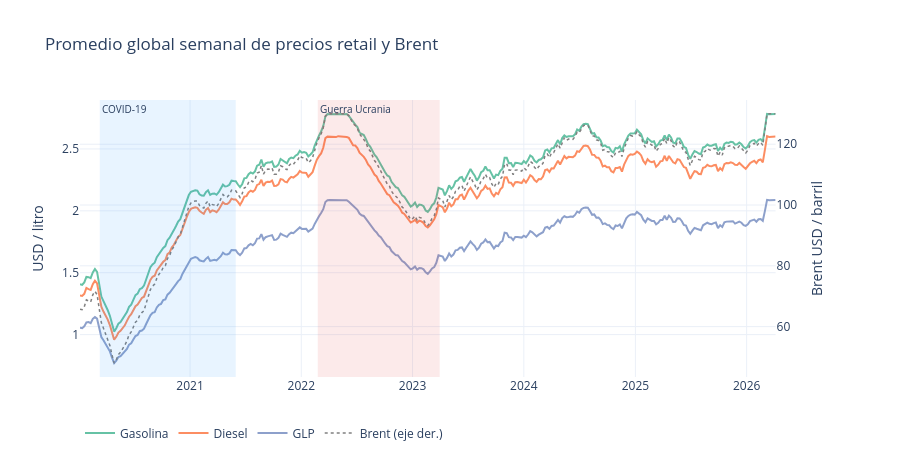

The cell this chart's notebook holds for it:
### Markdown cell above
### 4.2 Evolución temporal de precios globales

### Code cell
weekly_global = df.groupby('date', observed=True)[
    ['petrol_usd_liter','diesel_usd_liter','lpg_usd_liter','brent_crude_usd']
].mean().reset_index()

fig = make_subplots(specs=[[{'secondary_y': True}]])

for col, name, color in [
    ('petrol_usd_liter',  'Gasolina', COLOR_SEQ[0]),
    ('diesel_usd_liter',  'Diesel',   COLOR_SEQ[1]),
    ('lpg_usd_liter',     'GLP',      COLOR_SEQ[2]),
]:
    fig.add_trace(go.Scatter(x=weekly_global['date'], y=weekly_global[col],
                             name=name, line=dict(color=color, width=2)), secondary_y=False)

fig.add_trace(go.Scatter(x=weekly_global['date'], y=weekly_global['brent_crude_usd'],
                         name='Brent (eje der.)', line=dict(color='gray', dash='dot', width=1.5)),
              secondary_y=True)

add_crisis_bands(fig)
fig.update_layout(template=TEMPLATE, title='Promedio global semanal de precios retail y Brent',
                  height=460, legend=dict(orientation='h', y=-0.15))
fig.update_yaxes(title_text='USD / litro', secondary_y=False)
fig.update_yaxes(title_text='Brent USD / barril', secondary_y=True)
fig.show()

### Figure 1 — Plotly figure (JSON) as saved in the notebook; plotly's stock layout.template omitted (floating-point values rounded to 4 significant figures; data arrays with more than 128 entries replaced by an {"elided": "..."} marker saying what was removed)
{"data": [{"line": {"color": "rgb(102,194,165)", "width": 2}, "name": "Gasolina", "type": "scatter", "x": {"elided": "327 str values"}, "xaxis": "x", "y": {"elided": "327 float values"}, "yaxis": "y"}, {"line": {"color": "rgb(252,141,98)", "width": 2}, "name": "Diesel", "type": "scatter", "x": {"elided": "327 str values"}, "xaxis": "x", "y": {"elided": "327 float values"}, "yaxis": "y"}, {"line": {"color": "rgb(141,160,203)", "width": 2}, "name": "GLP", "type": "scatter", "x": {"elided": "327 str values"}, "xaxis": "x", "y": {"elided": "327 float values"}, "yaxis": "y"}, {"line": {"color": "gray", "dash": "dot", "width": 1.5}, "name": "Brent (eje der.)", "type": "scatter", "x": {"elided": "327 str values"}, "xaxis": "x", "y": {"elided": "327 float values"}, "yaxis": "y2"}], "layout": {"annotations": [{"font": {"size": 10}, "showarrow": false, "text": "COVID-19", "x": "2020-03-11T00:00:00", "xanchor": "left", "xref": "x", "y": 1, "yanchor": "top", "yref": "y domain"}, {"font": {"size": 10}, "showarrow": false, "text": "Guerra Ucrania", "x": "2022-02-24T00:00:00", "xanchor": "left", "xref": "x", "y": 1, "yanchor": "top", "yref": "y domain"}], "height": 460, "legend": {"orientation": "h", "y": -0.15}, "shapes": [{"fillcolor": "rgba(30,144,255,0.10)", "line": {"width": 0}, "type": "rect", "x0": "2020-03-11T00:00:00", "x1": "2021-05-31T00:00:00", "xref": "x", "y0": 0, "y1": 1, "yref": "y domain"}, {"fillcolor": "rgba(220,50,50,0.10)", "line": {"width": 0}, "type": "rect", "x0": "2022-02-24T00:00:00", "x1": "2023-03-31T00:00:00", "xref": "x", "y0": 0, "y1": 1, "yref": "y domain"}], "title": {"text": "Promedio global semanal de precios retail y Brent"}, "xaxis": {"anchor": "y", "domain": [0, 0.94]}, "yaxis": {"anchor": "x", "domain": [0, 1], "title": {"text": "USD / litro"}}, "yaxis2": {"anchor": "x", "overlaying": "y", "side": "right", "title": {"text": "Brent USD / barril"}}}}
